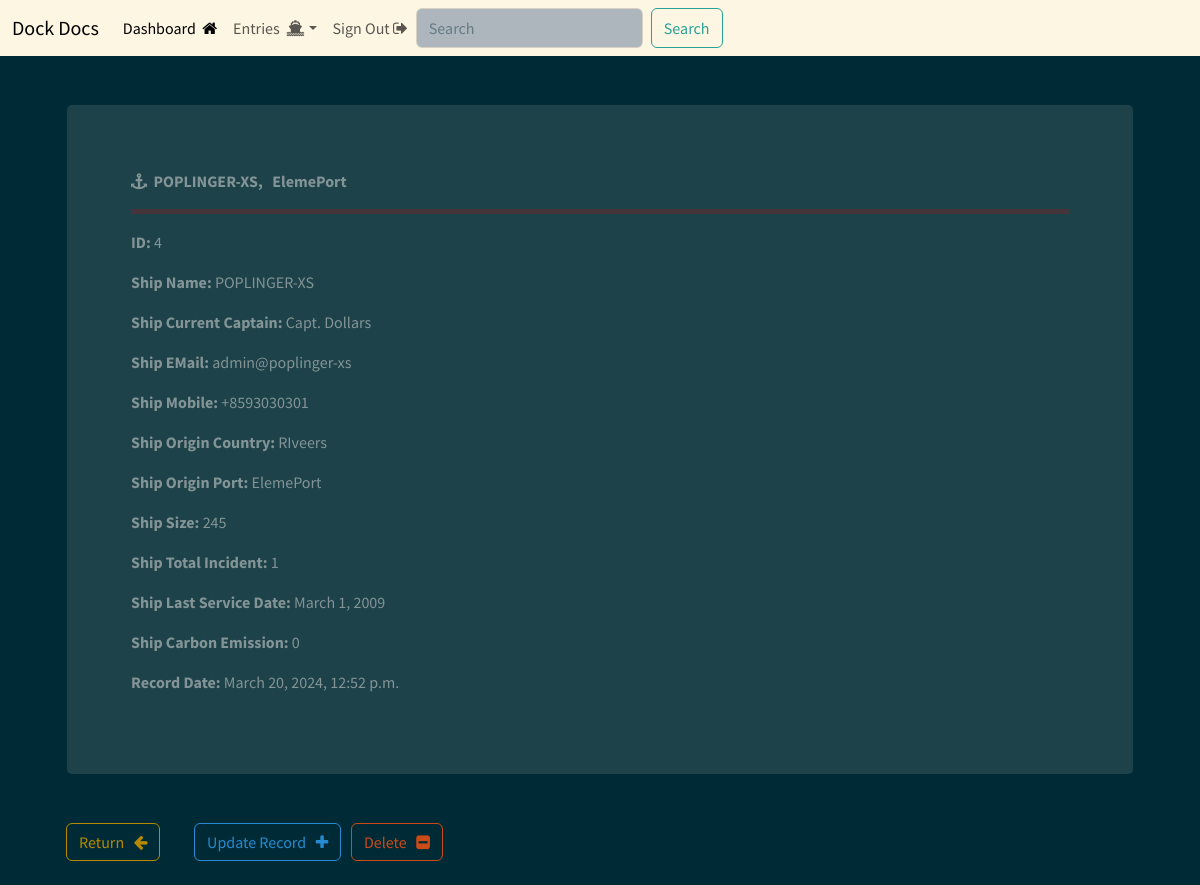
The app's page /record/4 (signed in) with its own data.
### myCRMApp/models.py (models this page shows, shortened)
class ShipRecords(models.Model):
    DateCreated = models.DateTimeField(auto_now_add=True)
    ShipName = models.CharField(max_length=200)
    ShipCurrentCaptain = models.CharField(max_length=100)
    ShipEmail = models.CharField(max_length=100)
    ShipMobile  = models.CharField(max_length=100)
    ShipOriginCountry = models.CharField(max_length=100)
    ShipOriginPort = models.CharField(max_length=200)
    ShipSize = models.CharField(max_length=100)
    ShipTotalIncident = models.IntegerField(blank=True, null=True)
    ShipLastServiceDate = models.DateField()
    ShipCarbonEmission = models.IntegerField(blank=True, null=True)

### myCRMApp/views.py (the view)
# urls.py: path('record/<int:pk>', views.view_entry, name="record"),
@login_required(login_url='login')
def view_entry(request, pk):
    all_records = ShipRecords.objects.get(id=pk)
    context = {'record': all_records}
    return render(request, 'myCRMApp/view_entry.html', context=context)

### myCRMApp/templates/myCRMApp/view_entry.html (shortened to what this page needs)
{% extends 'myCRMApp/base.html' %}
{% block content %}
<body>
    <div class="card m-4 p-5">
        <div class="card-body">
            <strong>
                <i class="fa fa-anchor"></i>&nbsp;  {{record.ShipName|upper}}, &nbsp;  {{record.ShipOriginPort}}
            </strong>
            <hr>
            <p><strong>ID: </strong>{{record.id}}</p>
            <p><strong>Ship Name: </strong>{{record.ShipName}}</p>
            <p><strong>Ship Current Captain: </strong>{{record.ShipCurrentCaptain}}</p>
            <p><strong>Ship EMail: </strong>{{record.ShipEmail}}</p>
            <p><strong>Ship Mobile: </strong>{{record.ShipMobile}}</p>
            <p><strong>Ship Origin Country: </strong>{{record.ShipOriginCountry}}</p>
            <p><strong>Ship Origin Port: </strong>{{record.ShipOriginPort}}</p>
            <p><strong>Ship Size: </strong>{{record.ShipSize}}</p>
            <p><strong>Ship Total Incident: </strong>{{record.ShipTotalIncident}}</p>
            <p><strong>Ship Last Service Date: </strong>{{record.ShipLastServiceDate}}</p>
            <p><strong>Ship Carbon Emission: </strong>{{record.ShipCarbonEmission}}</p>
            <p><strong>Record Date: </strong>{{record.DateCreated}}</p>
        </div>
    </div>
    <a href="{% url 'dashboard' %}" class="btn btn-outline-primary m-4">Return &nbsp; <i class="fa fa-arrow-left"></i></a>
    <a href="{% url 'update_entry' record.id %}" class=" btn btn-outline-info">Update Record &nbsp; <i class="fa fa-plus"></i></a>
    <a href="{% url 'delete_entry' record.id %}" class=" btn btn-outline-warning">Delete &nbsp; <i class="fa fa-minus-square"></i></a>
</body>
{% endblock %}

### static/css/main.css (style rules this page uses)
hr { height: 5px; background-color: #b80e0e; border: none; }

### records on screen
ShipRecords: ShipName "POPLINGER-XS", ShipOriginPort "ElemePort", id "4", ShipCurrentCaptain "Capt. Dollars", ShipEmail "admin@poplinger-xs", ShipMobile "+8593030301", ShipOriginCountry "RIveers", ShipSize "245", ShipTotalIncident "1", ShipLastServiceDate "March 1, 2009", ShipCarbonEmission "0", DateCreated "March 20, 2024, 12:52 p.m."
